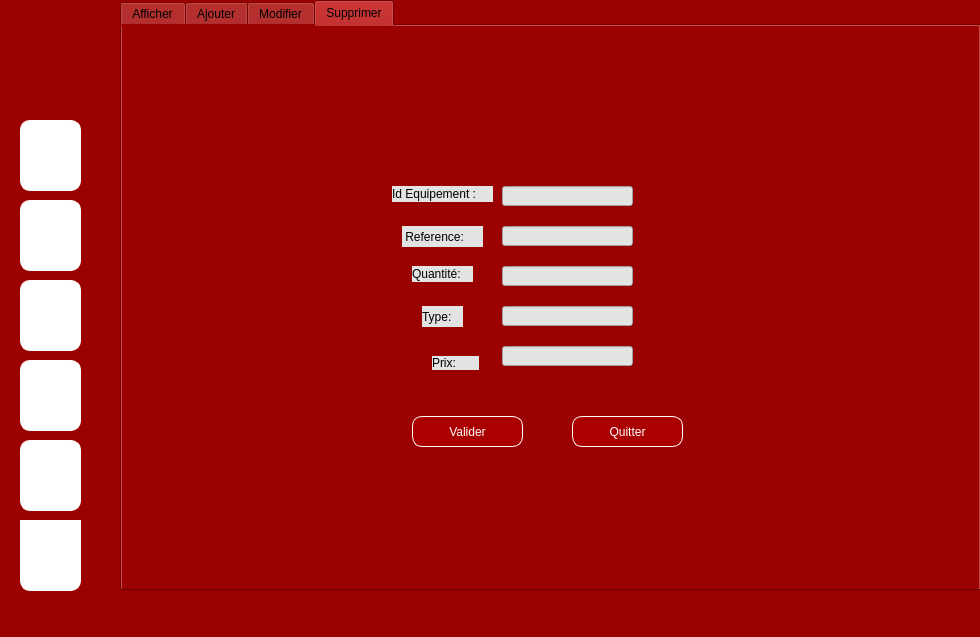
<?xml version="1.0" encoding="UTF-8"?>
<ui version="4.0">
 <class>MainWindow</class>
 <widget class="QMainWindow" name="MainWindow">
  <property name="geometry">
   <rect>
    <x>0</x>
    <y>0</y>
    <width>980</width>
    <height>637</height>
   </rect>
  </property>
  <property name="windowTitle">
   <string>MainWindow</string>
  </property>
  <property name="styleSheet">
   <string notr="true">background-color: rgb(155, 1, 1);</string>
  </property>
  <widget class="QWidget" name="centralwidget">
   <widget class="QTabWidget" name="tabWidget">
    <property name="geometry">
     <rect>
      <x>120</x>
      <y>0</y>
      <width>861</width>
      <height>591</height>
     </rect>
    </property>
    <property name="styleSheet">
     <string notr="true"/>
    </property>
    <property name="currentIndex">
     <number>3</number>
    </property>
    <widget class="QWidget" name="tab_2">
     <attribute name="title">
      <string>Afficher</string>
     </attribute>
     <widget class="QLabel" name="label_2">
      <property name="geometry">
       <rect>
        <x>-170</x>
        <y>0</y>
        <width>1201</width>
        <height>571</height>
       </rect>
      </property>
      <property name="styleSheet">
       <string notr="true">image: url(:/new/prefix1/ah.png);</string>
      </property>
      <property name="text">
       <string/>
      </property>
     </widget>
     <widget class="QTableWidget" name="tableWidget">
      <property name="geometry">
       <rect>
        <x>160</x>
        <y>130</y>
        <width>521</width>
        <height>261</height>
       </rect>
      </property>
      <property name="styleSheet">
       <string notr="true">background-color: rgb(255, 255, 255);</string>
      </property>
      <row>
       <property name="text">
        <string/>
       </property>
      </row>
      <row>
       <property name="text">
        <string/>
       </property>
      </row>
      <row>
       <property name="text">
        <string/>
       </property>
      </row>
      <row>
       <property name="text">
        <string/>
       </property>
      </row>
      <row>
       <property name="text">
        <string/>
       </property>
      </row>
      <row>
       <property name="text">
        <string/>
       </property>
      </row>
      <row>
       <property name="text">
        <string/>
       </property>
      </row>
      <column>
       <property name="text">
        <string>idequipement</string>
       </property>
      </column>
      <column>
       <property name="text">
        <string>type</string>
       </property>
      </column>
      <column>
       <property name="text">
        <string>reference</string>
       </property>
      </column>
      <column>
       <property name="text">
        <string>quantité</string>
       </property>
      </column>
      <column>
       <property name="text">
        <string>prix</string>
       </property>
      </column>
     </widget>
    </widget>
    <widget class="QWidget" name="tab">
     <attribute name="title">
      <string>Ajouter</string>
     </attribute>
     <widget class="QLineEdit" name="lineEdit">
      <property name="geometry">
       <rect>
        <x>390</x>
        <y>130</y>
        <width>131</width>
        <height>20</height>
       </rect>
      </property>
      <property name="styleSheet">
       <string notr="true">background-color: rgb(228, 227, 227);</string>
      </property>
     </widget>
     <widget class="QLineEdit" name="lineEdit_2">
      <property name="geometry">
       <rect>
        <x>390</x>
        <y>210</y>
        <width>131</width>
        <height>20</height>
       </rect>
      </property>
      <property name="styleSheet">
       <string notr="true">background-color: rgb(228, 227, 227);</string>
      </property>
     </widget>
     <widget class="QLabel" name="label_3">
      <property name="geometry">
       <rect>
        <x>280</x>
        <y>130</y>
        <width>101</width>
        <height>16</height>
       </rect>
      </property>
      <property name="styleSheet">
       <string notr="true">background-color: rgb(227, 227, 227);</string>
      </property>
      <property name="text">
       <string>Id Equipement :</string>
      </property>
     </widget>
     <widget class="QLabel" name="label_4">
      <property name="geometry">
       <rect>
        <x>300</x>
        <y>210</y>
        <width>61</width>
        <height>16</height>
       </rect>
      </property>
      <property name="styleSheet">
       <string notr="true">background-color: rgb(228, 227, 227);</string>
      </property>
      <property name="text">
       <string>Quantité:</string>
      </property>
     </widget>
     <widget class="QLabel" name="label_5">
      <property name="geometry">
       <rect>
        <x>290</x>
        <y>170</y>
        <width>81</width>
        <height>21</height>
       </rect>
      </property>
      <property name="styleSheet">
       <string notr="true">background-color: rgb(228, 227, 227);</string>
      </property>
      <property name="text">
       <string> Reference:</string>
      </property>
     </widget>
     <widget class="QLabel" name="label_6">
      <property name="geometry">
       <rect>
        <x>320</x>
        <y>300</y>
        <width>47</width>
        <height>14</height>
       </rect>
      </property>
      <property name="styleSheet">
       <string notr="true">background-color: rgb(228, 227, 227);</string>
      </property>
      <property name="text">
       <string>Prix:</string>
      </property>
     </widget>
     <widget class="QLineEdit" name="lineEdit_3">
      <property name="geometry">
       <rect>
        <x>390</x>
        <y>250</y>
        <width>131</width>
        <height>20</height>
       </rect>
      </property>
      <property name="styleSheet">
       <string notr="true">background-color: rgb(228, 227, 227);</string>
      </property>
     </widget>
     <widget class="QLineEdit" name="lineEdit_6">
      <property name="geometry">
       <rect>
        <x>390</x>
        <y>290</y>
        <width>131</width>
        <height>20</height>
       </rect>
      </property>
      <property name="styleSheet">
       <string notr="true">background-color: rgb(228, 227, 227);</string>
      </property>
     </widget>
     <widget class="QPushButton" name="pushButton_8">
      <property name="geometry">
       <rect>
        <x>440</x>
        <y>410</y>
        <width>111</width>
        <height>31</height>
       </rect>
      </property>
      <property name="styleSheet">
       <string notr="true">background-color: rgb(170, 0, 0);
border :1px solid rgb(255, 255, 255);
border-radius :10px;
color: #FFF;
padding-left: 20px;
padding-right:20px;
</string>
      </property>
      <property name="text">
       <string>Quitter</string>
      </property>
     </widget>
     <widget class="QPushButton" name="pushButton_9">
      <property name="geometry">
       <rect>
        <x>300</x>
        <y>410</y>
        <width>111</width>
        <height>31</height>
       </rect>
      </property>
      <property name="styleSheet">
       <string notr="true">background-color: rgb(170, 0, 0);
border :1px solid rgb(255, 255, 255);
border-radius :10px;
color: #FFF;
padding-left: 20px;
padding-right:20px;
</string>
      </property>
      <property name="text">
       <string>Valider</string>
      </property>
     </widget>
     <widget class="QLabel" name="label_10">
      <property name="geometry">
       <rect>
        <x>310</x>
        <y>250</y>
        <width>41</width>
        <height>21</height>
       </rect>
      </property>
      <property name="styleSheet">
       <string notr="true">background-color: rgb(228, 227, 227);</string>
      </property>
      <property name="text">
       <string>Type:</string>
      </property>
     </widget>
     <widget class="QLineEdit" name="lineEdit_4">
      <property name="geometry">
       <rect>
        <x>390</x>
        <y>170</y>
        <width>131</width>
        <height>20</height>
       </rect>
      </property>
      <property name="styleSheet">
       <string notr="true">background-color: rgb(228, 227, 227);</string>
      </property>
     </widget>
     <widget class="QLabel" name="label">
      <property name="geometry">
       <rect>
        <x>0</x>
        <y>-20</y>
        <width>861</width>
        <height>591</height>
       </rect>
      </property>
      <property name="styleSheet">
       <string notr="true">image: url(:/new/prefix1/maram.png);</string>
      </property>
      <property name="text">
       <string/>
      </property>
     </widget>
     <zorder>label</zorder>
     <zorder>lineEdit</zorder>
     <zorder>lineEdit_2</zorder>
     <zorder>label_3</zorder>
     <zorder>label_4</zorder>
     <zorder>label_5</zorder>
     <zorder>label_6</zorder>
     <zorder>lineEdit_3</zorder>
     <zorder>lineEdit_6</zorder>
     <zorder>pushButton_8</zorder>
     <zorder>pushButton_9</zorder>
     <zorder>label_10</zorder>
     <zorder>lineEdit_4</zorder>
    </widget>
    <widget class="QWidget" name="tab_3">
     <attribute name="title">
      <string>Modifier</string>
     </attribute>
     <widget class="QPushButton" name="pushButton_10">
      <property name="geometry">
       <rect>
        <x>270</x>
        <y>390</y>
        <width>111</width>
        <height>31</height>
       </rect>
      </property>
      <property name="styleSheet">
       <string notr="true">background-color: rgb(170, 0, 0);
border :1px solid rgb(255, 255, 255);
border-radius :10px;
color: #FFF;
padding-left: 20px;
padding-right:20px;
</string>
      </property>
      <property name="text">
       <string>Valider</string>
      </property>
     </widget>
     <widget class="QPushButton" name="pushButton_11">
      <property name="geometry">
       <rect>
        <x>440</x>
        <y>390</y>
        <width>111</width>
        <height>31</height>
       </rect>
      </property>
      <property name="styleSheet">
       <string notr="true">background-color: rgb(170, 0, 0);
border :1px solid rgb(255, 255, 255);
border-radius :10px;
color: #FFF;
padding-left: 20px;
padding-right:20px;
</string>
      </property>
      <property name="text">
       <string>Quitter</string>
      </property>
     </widget>
     <widget class="QLabel" name="label_20">
      <property name="geometry">
       <rect>
        <x>0</x>
        <y>0</y>
        <width>861</width>
        <height>571</height>
       </rect>
      </property>
      <property name="styleSheet">
       <string notr="true">image: url(:/new/prefix1/maram.png);</string>
      </property>
      <property name="text">
       <string/>
      </property>
     </widget>
     <widget class="QLabel" name="label_8">
      <property name="geometry">
       <rect>
        <x>260</x>
        <y>150</y>
        <width>101</width>
        <height>16</height>
       </rect>
      </property>
      <property name="styleSheet">
       <string notr="true">background-color: rgb(227, 227, 227);</string>
      </property>
      <property name="text">
       <string>Id Equipement :</string>
      </property>
     </widget>
     <widget class="QLineEdit" name="lineEdit_9">
      <property name="geometry">
       <rect>
        <x>370</x>
        <y>230</y>
        <width>131</width>
        <height>20</height>
       </rect>
      </property>
      <property name="styleSheet">
       <string notr="true">background-color: rgb(228, 227, 227);</string>
      </property>
     </widget>
     <widget class="QLineEdit" name="lineEdit_7">
      <property name="geometry">
       <rect>
        <x>370</x>
        <y>310</y>
        <width>131</width>
        <height>20</height>
       </rect>
      </property>
      <property name="styleSheet">
       <string notr="true">background-color: rgb(228, 227, 227);</string>
      </property>
     </widget>
     <widget class="QLineEdit" name="lineEdit_8">
      <property name="geometry">
       <rect>
        <x>370</x>
        <y>270</y>
        <width>131</width>
        <height>20</height>
       </rect>
      </property>
      <property name="styleSheet">
       <string notr="true">background-color: rgb(228, 227, 227);</string>
      </property>
     </widget>
     <widget class="QLineEdit" name="lineEdit_5">
      <property name="geometry">
       <rect>
        <x>370</x>
        <y>190</y>
        <width>131</width>
        <height>20</height>
       </rect>
      </property>
      <property name="styleSheet">
       <string notr="true">background-color: rgb(228, 227, 227);</string>
      </property>
     </widget>
     <widget class="QLabel" name="label_18">
      <property name="geometry">
       <rect>
        <x>290</x>
        <y>270</y>
        <width>41</width>
        <height>21</height>
       </rect>
      </property>
      <property name="styleSheet">
       <string notr="true">background-color: rgb(228, 227, 227);</string>
      </property>
      <property name="text">
       <string>Type:</string>
      </property>
     </widget>
     <widget class="QLabel" name="label_21">
      <property name="geometry">
       <rect>
        <x>280</x>
        <y>230</y>
        <width>61</width>
        <height>16</height>
       </rect>
      </property>
      <property name="styleSheet">
       <string notr="true">background-color: rgb(228, 227, 227);</string>
      </property>
      <property name="text">
       <string>Quantité:</string>
      </property>
     </widget>
     <widget class="QLabel" name="label_9">
      <property name="geometry">
       <rect>
        <x>270</x>
        <y>190</y>
        <width>81</width>
        <height>21</height>
       </rect>
      </property>
      <property name="styleSheet">
       <string notr="true">background-color: rgb(228, 227, 227);</string>
      </property>
      <property name="text">
       <string> Reference:</string>
      </property>
     </widget>
     <widget class="QLabel" name="label_19">
      <property name="geometry">
       <rect>
        <x>300</x>
        <y>320</y>
        <width>47</width>
        <height>14</height>
       </rect>
      </property>
      <property name="styleSheet">
       <string notr="true">background-color: rgb(228, 227, 227);</string>
      </property>
      <property name="text">
       <string>Prix:</string>
      </property>
     </widget>
     <widget class="QLineEdit" name="lineEdit_10">
      <property name="geometry">
       <rect>
        <x>370</x>
        <y>150</y>
        <width>131</width>
        <height>20</height>
       </rect>
      </property>
      <property name="styleSheet">
       <string notr="true">background-color: rgb(228, 227, 227);</string>
      </property>
     </widget>
     <zorder>label_20</zorder>
     <zorder>pushButton_10</zorder>
     <zorder>pushButton_11</zorder>
     <zorder>label_8</zorder>
     <zorder>lineEdit_9</zorder>
     <zorder>lineEdit_7</zorder>
     <zorder>lineEdit_8</zorder>
     <zorder>lineEdit_5</zorder>
     <zorder>label_18</zorder>
     <zorder>label_21</zorder>
     <zorder>label_9</zorder>
     <zorder>label_19</zorder>
     <zorder>lineEdit_10</zorder>
    </widget>
    <widget class="QWidget" name="tab_4">
     <attribute name="title">
      <string>Supprimer</string>
     </attribute>
     <widget class="QLabel" name="label_7">
      <property name="geometry">
       <rect>
        <x>0</x>
        <y>-10</y>
        <width>871</width>
        <height>571</height>
       </rect>
      </property>
      <property name="styleSheet">
       <string notr="true">image: url(:/new/prefix1/maram.png);</string>
      </property>
      <property name="text">
       <string/>
      </property>
     </widget>
     <widget class="QLineEdit" name="lineEdit_21">
      <property name="geometry">
       <rect>
        <x>380</x>
        <y>160</y>
        <width>131</width>
        <height>20</height>
       </rect>
      </property>
      <property name="styleSheet">
       <string notr="true">background-color: rgb(228, 227, 227);</string>
      </property>
     </widget>
     <widget class="QLineEdit" name="lineEdit_22">
      <property name="geometry">
       <rect>
        <x>380</x>
        <y>200</y>
        <width>131</width>
        <height>20</height>
       </rect>
      </property>
      <property name="styleSheet">
       <string notr="true">background-color: rgb(228, 227, 227);</string>
      </property>
     </widget>
     <widget class="QLabel" name="label_36">
      <property name="geometry">
       <rect>
        <x>300</x>
        <y>280</y>
        <width>41</width>
        <height>21</height>
       </rect>
      </property>
      <property name="styleSheet">
       <string notr="true">background-color: rgb(228, 227, 227);</string>
      </property>
      <property name="text">
       <string>Type:</string>
      </property>
     </widget>
     <widget class="QLineEdit" name="lineEdit_23">
      <property name="geometry">
       <rect>
        <x>380</x>
        <y>320</y>
        <width>131</width>
        <height>20</height>
       </rect>
      </property>
      <property name="styleSheet">
       <string notr="true">background-color: rgb(228, 227, 227);</string>
      </property>
     </widget>
     <widget class="QLabel" name="label_37">
      <property name="geometry">
       <rect>
        <x>280</x>
        <y>200</y>
        <width>81</width>
        <height>21</height>
       </rect>
      </property>
      <property name="styleSheet">
       <string notr="true">background-color: rgb(228, 227, 227);</string>
      </property>
      <property name="text">
       <string> Reference:</string>
      </property>
     </widget>
     <widget class="QLineEdit" name="lineEdit_24">
      <property name="geometry">
       <rect>
        <x>380</x>
        <y>280</y>
        <width>131</width>
        <height>20</height>
       </rect>
      </property>
      <property name="styleSheet">
       <string notr="true">background-color: rgb(228, 227, 227);</string>
      </property>
     </widget>
     <widget class="QLabel" name="label_38">
      <property name="geometry">
       <rect>
        <x>310</x>
        <y>330</y>
        <width>47</width>
        <height>14</height>
       </rect>
      </property>
      <property name="styleSheet">
       <string notr="true">background-color: rgb(228, 227, 227);</string>
      </property>
      <property name="text">
       <string>Prix:</string>
      </property>
     </widget>
     <widget class="QLabel" name="label_39">
      <property name="geometry">
       <rect>
        <x>290</x>
        <y>240</y>
        <width>61</width>
        <height>16</height>
       </rect>
      </property>
      <property name="styleSheet">
       <string notr="true">background-color: rgb(228, 227, 227);</string>
      </property>
      <property name="text">
       <string>Quantité:</string>
      </property>
     </widget>
     <widget class="QLabel" name="label_40">
      <property name="geometry">
       <rect>
        <x>270</x>
        <y>160</y>
        <width>101</width>
        <height>16</height>
       </rect>
      </property>
      <property name="styleSheet">
       <string notr="true">background-color: rgb(227, 227, 227);</string>
      </property>
      <property name="text">
       <string>Id Equipement :</string>
      </property>
     </widget>
     <widget class="QLineEdit" name="lineEdit_25">
      <property name="geometry">
       <rect>
        <x>380</x>
        <y>240</y>
        <width>131</width>
        <height>20</height>
       </rect>
      </property>
      <property name="styleSheet">
       <string notr="true">background-color: rgb(228, 227, 227);</string>
      </property>
     </widget>
     <widget class="QPushButton" name="pushButton_16">
      <property name="geometry">
       <rect>
        <x>290</x>
        <y>390</y>
        <width>111</width>
        <height>31</height>
       </rect>
      </property>
      <property name="styleSheet">
       <string notr="true">background-color: rgb(170, 0, 0);
border :1px solid rgb(255, 255, 255);
border-radius :10px;
color: #FFF;
padding-left: 20px;
padding-right:20px;
</string>
      </property>
      <property name="text">
       <string>Valider</string>
      </property>
     </widget>
     <widget class="QPushButton" name="pushButton_17">
      <property name="geometry">
       <rect>
        <x>450</x>
        <y>390</y>
        <width>111</width>
        <height>31</height>
       </rect>
      </property>
      <property name="styleSheet">
       <string notr="true">background-color: rgb(170, 0, 0);
border :1px solid rgb(255, 255, 255);
border-radius :10px;
color: #FFF;
padding-left: 20px;
padding-right:20px;
</string>
      </property>
      <property name="text">
       <string>Quitter</string>
      </property>
     </widget>
    </widget>
   </widget>
   <widget class="QPushButton" name="pushButton">
    <property name="geometry">
     <rect>
      <x>20</x>
      <y>120</y>
      <width>61</width>
      <height>71</height>
     </rect>
    </property>
    <property name="styleSheet">
     <string notr="true">background-color: rgb(255, 255, 255);
border :1px solid rgb(255, 255, 255);
border-radius :10px;
color: #FFF;
padding-left: 20px;
padding-right:20px;
</string>
    </property>
    <property name="text">
     <string/>
    </property>
   </widget>
   <widget class="QPushButton" name="pushButton_2">
    <property name="geometry">
     <rect>
      <x>20</x>
      <y>200</y>
      <width>61</width>
      <height>71</height>
     </rect>
    </property>
    <property name="styleSheet">
     <string notr="true">background-color: rgb(255, 255, 255);
border :1px solid rgb(255, 255, 255);
border-radius :10px;
color: #FFF;
padding-left: 20px;
padding-right:20px;
</string>
    </property>
    <property name="text">
     <string/>
    </property>
   </widget>
   <widget class="QPushButton" name="pushButton_3">
    <property name="geometry">
     <rect>
      <x>20</x>
      <y>280</y>
      <width>61</width>
      <height>71</height>
     </rect>
    </property>
    <property name="styleSheet">
     <string notr="true">background-color: rgb(255, 255, 255);
border :1px solid rgb(255, 255, 255);
border-radius :10px;
color: #FFF;
padding-left: 20px;
padding-right:20px;
</string>
    </property>
    <property name="text">
     <string/>
    </property>
   </widget>
   <widget class="QPushButton" name="pushButton_4">
    <property name="geometry">
     <rect>
      <x>20</x>
      <y>360</y>
      <width>61</width>
      <height>71</height>
     </rect>
    </property>
    <property name="styleSheet">
     <string notr="true">background-color: rgb(255, 255, 255);
border :1px solid rgb(255, 255, 255);
border-radius :10px;
color: #FFF;
padding-left: 20px;
padding-right:20px;
</string>
    </property>
    <property name="text">
     <string/>
    </property>
   </widget>
   <widget class="QPushButton" name="pushButton_5">
    <property name="geometry">
     <rect>
      <x>20</x>
      <y>440</y>
      <width>61</width>
      <height>71</height>
     </rect>
    </property>
    <property name="styleSheet">
     <string notr="true">background-color: rgb(255, 255, 255);
border :1px solid rgb(255, 255, 255);
border-radius :10px;
color: #FFF;
padding-left: 20px;
padding-right:20px;
</string>
    </property>
    <property name="text">
     <string/>
    </property>
   </widget>
   <widget class="QPushButton" name="pushButton_6">
    <property name="geometry">
     <rect>
      <x>20</x>
      <y>520</y>
      <width>61</width>
      <height>71</height>
     </rect>
    </property>
    <property name="styleSheet">
     <string notr="true">background-color: rgb(255, 255, 255);
border :1px solid rgb(255, 255, 255);
border-radius :10px;
color: #FFF;
padding-left: 20px;
padding-right:20px;
</string>
    </property>
    <property name="text">
     <string/>
    </property>
   </widget>
   <widget class="QLabel" name="label_11">
    <property name="geometry">
     <rect>
      <x>20</x>
      <y>20</y>
      <width>61</width>
      <height>71</height>
     </rect>
    </property>
    <property name="styleSheet">
     <string notr="true">image: url(:/new/prefix1/logo.png);
image: url(:/logo/logo.png);</string>
    </property>
    <property name="text">
     <string/>
    </property>
   </widget>
   <widget class="QLabel" name="label_12">
    <property name="geometry">
     <rect>
      <x>20</x>
      <y>130</y>
      <width>61</width>
      <height>51</height>
     </rect>
    </property>
    <property name="styleSheet">
     <string notr="true">background-color: rgb(255, 255, 255);
image: url(:/new/prefix1/u1.png);</string>
    </property>
    <property name="text">
     <string/>
    </property>
   </widget>
   <widget class="QLabel" name="label_13">
    <property name="geometry">
     <rect>
      <x>20</x>
      <y>210</y>
      <width>61</width>
      <height>51</height>
     </rect>
    </property>
    <property name="styleSheet">
     <string notr="true">background-color: rgb(255, 255, 255);
image: url(:/new/prefix1/u2.png);</string>
    </property>
    <property name="text">
     <string/>
    </property>
   </widget>
   <widget class="QLabel" name="label_14">
    <property name="geometry">
     <rect>
      <x>20</x>
      <y>290</y>
      <width>61</width>
      <height>51</height>
     </rect>
    </property>
    <property name="styleSheet">
     <string notr="true">background-color: rgb(255, 255, 255);
image: url(:/new/prefix1/u3.png);</string>
    </property>
    <property name="text">
     <string/>
    </property>
   </widget>
   <widget class="QLabel" name="label_15">
    <property name="geometry">
     <rect>
      <x>20</x>
      <y>370</y>
      <width>61</width>
      <height>51</height>
     </rect>
    </property>
    <property name="styleSheet">
     <string notr="true">background-color: rgb(255, 255, 255);
image: url(:/new/prefix1/u4.png);</string>
    </property>
    <property name="text">
     <string/>
    </property>
   </widget>
   <widget class="QLabel" name="label_16">
    <property name="geometry">
     <rect>
      <x>20</x>
      <y>450</y>
      <width>61</width>
      <height>51</height>
     </rect>
    </property>
    <property name="styleSheet">
     <string notr="true">background-color: rgb(255, 255, 255);
image: url(:/new/prefix1/u6.png);</string>
    </property>
    <property name="text">
     <string/>
    </property>
   </widget>
   <widget class="QLabel" name="label_17">
    <property name="geometry">
     <rect>
      <x>20</x>
      <y>520</y>
      <width>61</width>
      <height>51</height>
     </rect>
    </property>
    <property name="styleSheet">
     <string notr="true">background-color: rgb(255, 255, 255);
image: url(:/new/prefix1/u5.png);</string>
    </property>
    <property name="text">
     <string/>
    </property>
   </widget>
  </widget>
  <widget class="QMenuBar" name="menubar">
   <property name="geometry">
    <rect>
     <x>0</x>
     <y>0</y>
     <width>980</width>
     <height>26</height>
    </rect>
   </property>
  </widget>
  <widget class="QStatusBar" name="statusbar"/>
 </widget>
 <resources/>
 <connections/>
</ui>
